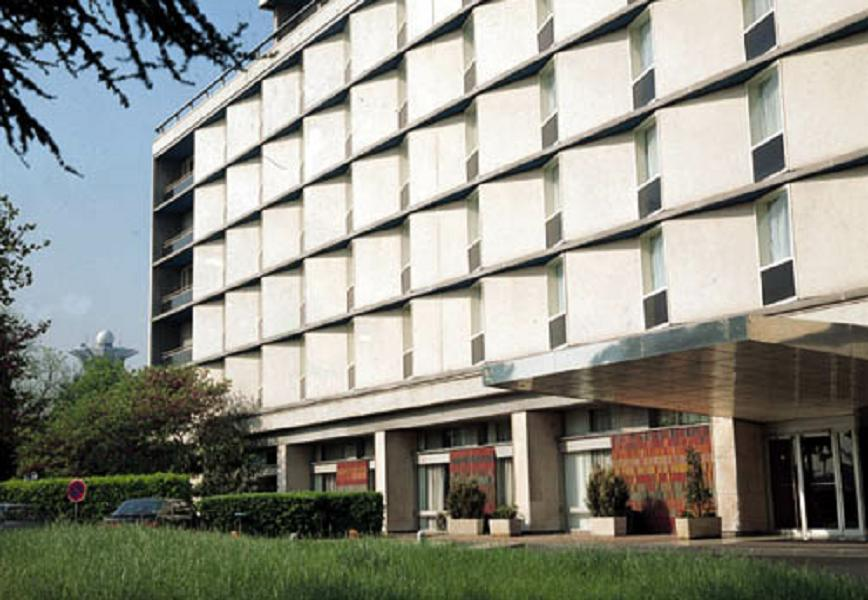
//> input picture [Book] OpenCV 4로 배우는 컴퓨터 비전과 머신 러닝/images/building.jpg, 868 x 600 px, given in place of lenna.bmp, which was not available
$ ./example9   (built with g++ and OpenCV 4)
//> lines starting //> are read from the running program, lines starting //| are printed output that depends on the picture; after the words box and inside, x2 and y2 are one past the last pixel; in counts of white or black regions, pixels touching at a corner belong together; pictures that were not available may be replaced by others from this repository, and a replacement may not be noted
#include <stdio.h>
#include "opencv2/opencv.hpp"

using namespace std;
using namespace cv;

void lena_edge_detect();
void canny_edge();

int main()
{
	//// Ex1
	//lena_edge_detect();

	// Ex2
	canny_edge();

	return 0;
}

// [41 lines left out: function lena_edge_detect, not called in this run]

void canny_edge()
{
	Mat src = imread("lenna.bmp", IMREAD_GRAYSCALE);
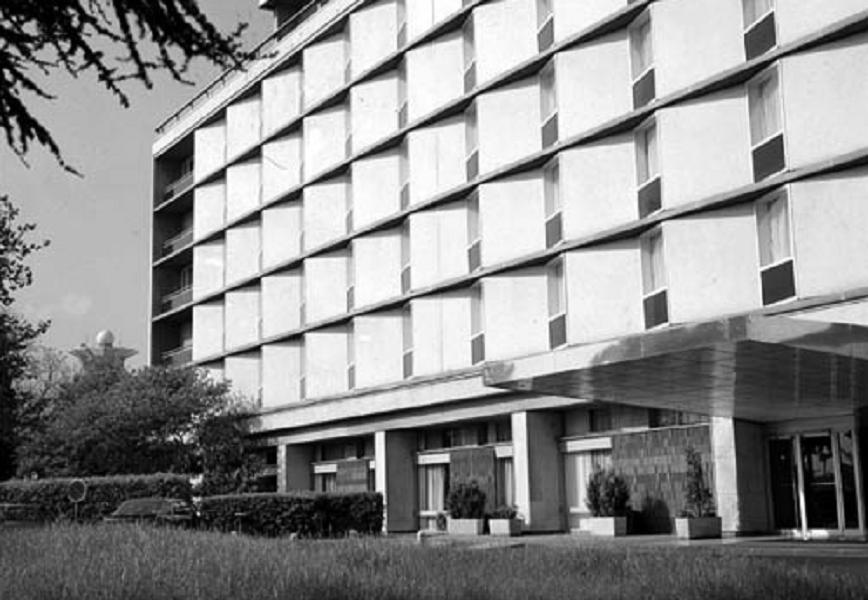
//> src: 600 rows x 868 cols, CV_8UC1; min 0, max 255, mean 142.3

	if (src.empty())
	{
		cerr << "Image load failed" << endl;
		return;
	}

	Mat dst1, dst2;
	Canny(src, dst1, 50, 100);
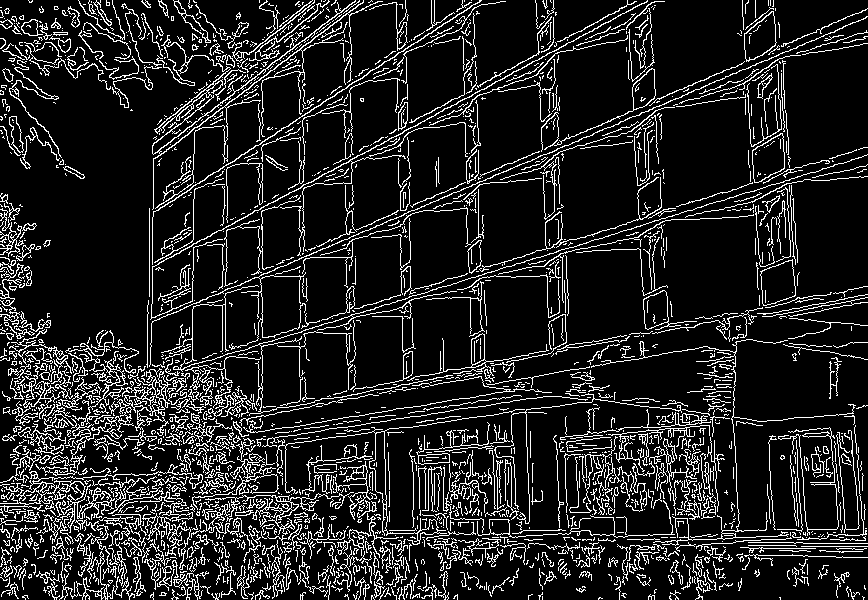
//> dst1: 600 rows x 868 cols, CV_8UC1; 13.7% white in thin lines or dots
	Canny(src, dst2, 50, 150);
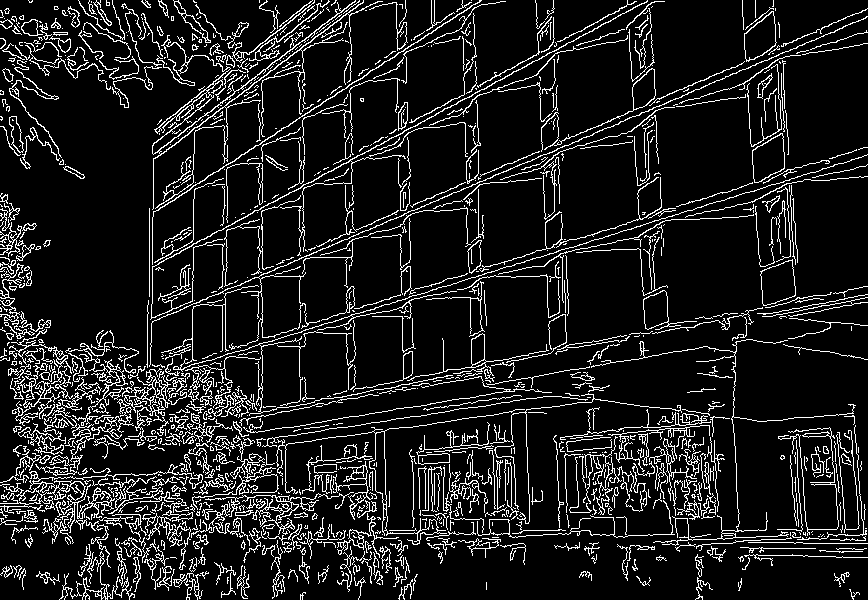
//> dst2: 600 rows x 868 cols, CV_8UC1; 11.6% white in thin lines or dots

	Mat srcSobel;
	Sobel(src, srcSobel, -1, 1, 0);
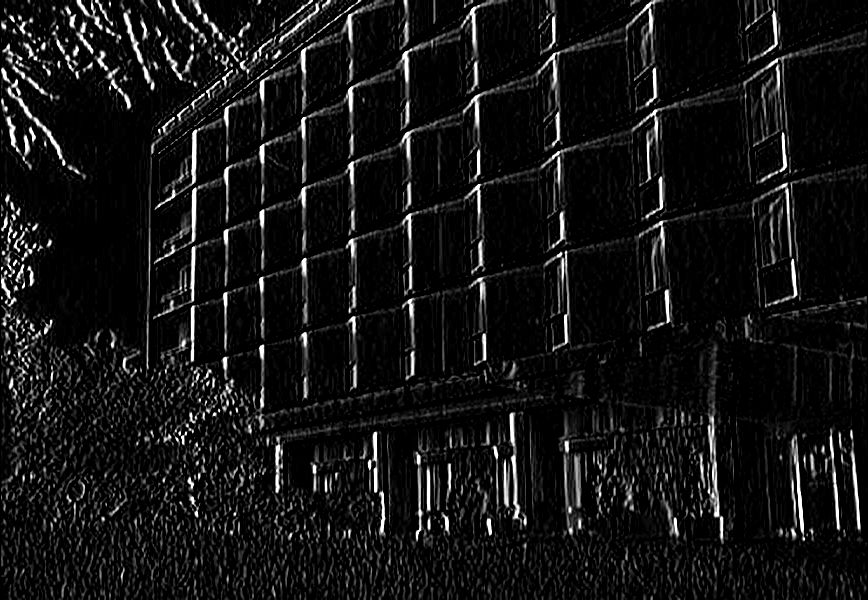
//> srcSobel: 600 rows x 868 cols, CV_8UC1; min 0, max 255, mean 19.9
	Mat dst3;
	Canny(src, dst3, 50, 150);

	imshow("src", src);
	imshow("dst1", dst1);
	imshow("dst2", dst2);
	imshow("dst3", dst3);

	waitKey(0);
}

$ run again, on [Book] OpenCV 4로 배우는 컴퓨터 비전과 머신 러닝/images/butterfly.jpg
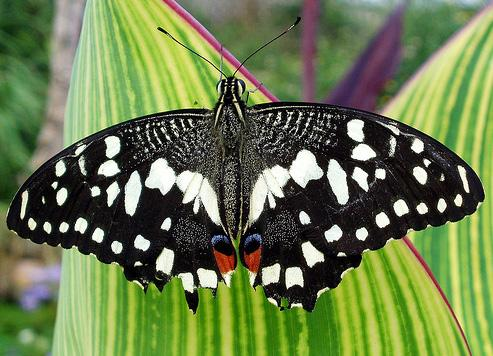
//> input picture [Book] OpenCV 4로 배우는 컴퓨터 비전과 머신 러닝/images/butterfly.jpg, 493 x 356 px, given in place of lenna.bmp, which was not available
//> in canny_edge, `Canny(src, dst1, 50, 100);`:
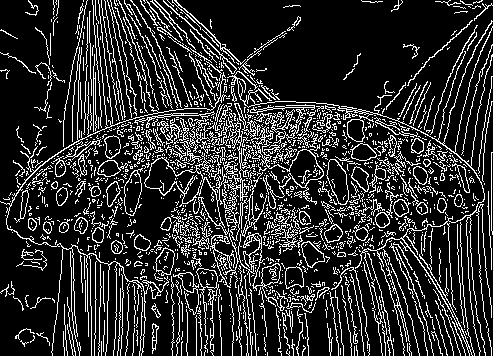
//> dst1: 356 rows x 493 cols, CV_8UC1; 18% white in thin lines or dots
//> dst2: 356 rows x 493 cols, CV_8UC1; 15.1% white in thin lines or dots
//> in canny_edge, `Sobel(src, srcSobel, -1, 1, 0);`:
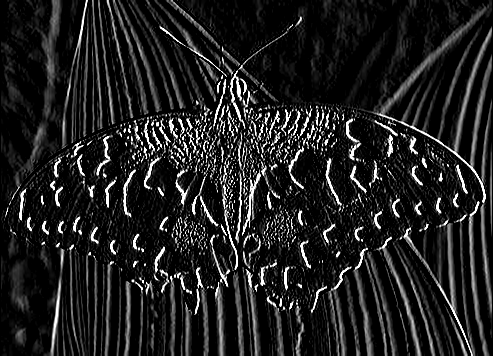
//> srcSobel: 356 rows x 493 cols, CV_8UC1; min 0, max 255, mean 32.5

$ run again, on [Book] OpenCV 4로 배우는 컴퓨터 비전과 머신 러닝/images/cat1.jpg
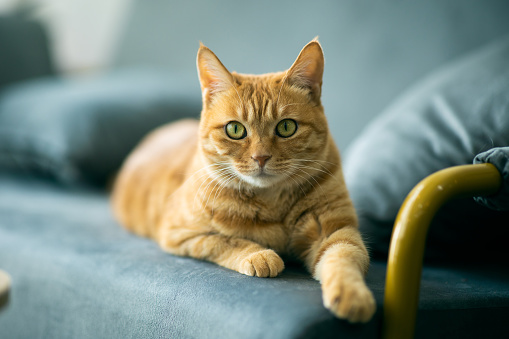
//> input picture [Book] OpenCV 4로 배우는 컴퓨터 비전과 머신 러닝/images/cat1.jpg, 509 x 339 px, given in place of lenna.bmp, which was not available
//> in canny_edge, `Canny(src, dst1, 50, 100);`:
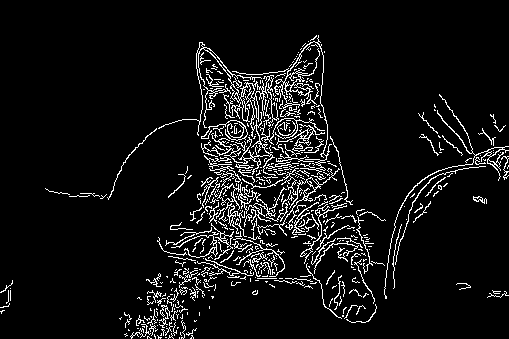
//> dst1: 339 rows x 509 cols, CV_8UC1; 7.1% white in thin lines or dots, all inside (x1, y1, x2, y2) = (0, 35, 509, 339)
//> in canny_edge, `Sobel(src, srcSobel, -1, 1, 0);`:
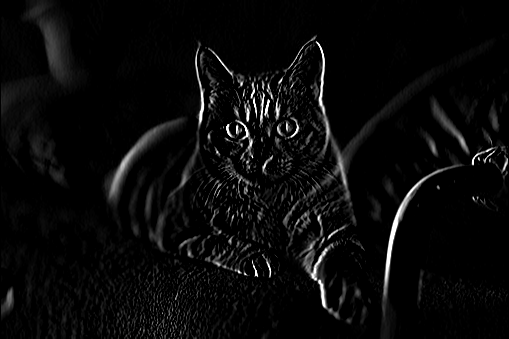
//> srcSobel: 339 rows x 509 cols, CV_8UC1; min 0, max 255, mean 10
